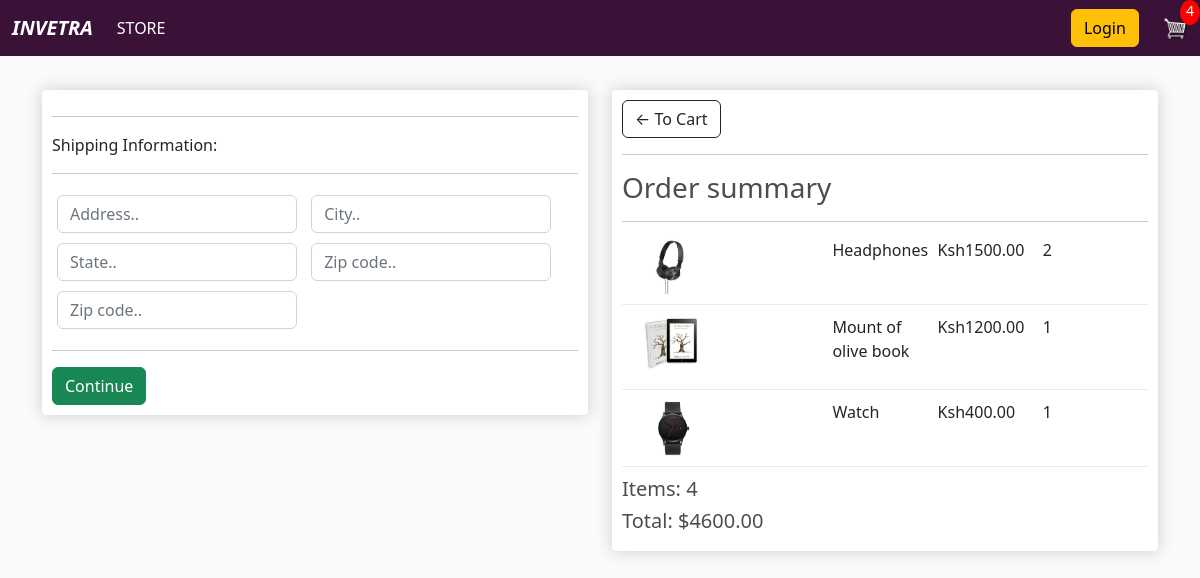
Screenshot of /checkout/ (signed in) with the database file from the repository.
### store/models.py (models this page shows, shortened)
class OrderItem(models.Model):
    product = models.ForeignKey(Product, on_delete=models.SET_NULL, null=True)
    order = models.ForeignKey(Order, on_delete=models.SET_NULL, null=True)
    quantity =models.IntegerField(null=True, blank=True, default=0)
    date_added = models.DateTimeField(auto_now_add=True)
    @property
    def get_total(self):
        total = self.product.price * self.quantity
        return total

class Product(models.Model):
    name = models.CharField(max_length=200,null=True)
    price = models.DecimalField(max_digits=10, decimal_places=2)
    digital = models.BooleanField(default=False, null=True, blank=False)
    image = models.ImageField(null=True, blank=True)
    @property
    def imageURL(self):
        try:
            url = self.image.url
        except:
            url = ''
        return url

class Order(models.Model):
    customer = models.ForeignKey(Customer, on_delete=models.SET_NULL, null=True, blank=False)
    date_ordered = models.DateField(auto_now_add=True)
    complete = models.BooleanField(default= False, null=True, blank=False)
    transaction_id = models.CharField(max_length = 100, null=True)
    @property
    def shipping(self):
        shipping = False
        orderitems= self.orderitem_set.all()
        for i in orderitems:
            if i.product.digital == False:
                shipping = True
        return shipping
    @property
    def get_cart_total(self):
        orderitems= self.orderitem_set.all()
        total = sum([item.get_total for item in orderitems])
        return total
    @property
    def get_cart_items(self):
        orderitems = self.orderitem_set.all()
        total = sum([item.quantity for item in orderitems])
        return total

### store/views.py (the view)
# urls.py: path('checkout/',views.checkout, name="checkout"),
def checkout(request):
    data = cartData(request)
    items =data['items']
    order = data['order']
    cartItems = data['cartItems']
    context={'items':items,
             'order':order,
             'cartItems':cartItems,
            }
    return render(request,'store/checkout.html',context)

### store/utils.py (called while the page is built)
def cartData(request):
    if request.user.is_authenticated:
         customer = request.user.customer
         order, created= Order.objects.get_or_create(customer=customer, complete=False)
         items = order.orderitem_set.all()
         cartItems = order.get_cart_items
    else:
       cookieData = cookieCart(request)
       cartItems = cookieData['cartItems']
       order = cookieData['order']
       items = cookieData['items']
    return {'items':items,'order':order,'cartItems':cartItems,}

### store/templates/store/checkout.html (shortened to what this page needs)
{% extends 'store/main.html'%}
{% load static %}
{%block content%}
<div class="row">
    <div class="col-lg-6">
        <div class="box-element" id="form-wrapper">
            <form id="form">
                <div id="shipping-info">
                    <hr>
						<p>Shipping Information:</p>
						<hr>
						<div class="form-field">
							<input class="form-control" type="text" name="address" placeholder="Address..">
						</div>
						<div class="form-field">
							<input class="form-control" type="text" name="city" placeholder="City..">
						</div>
						<div class="form-field">
							<input class="form-control" type="text" name="state" placeholder="State..">
						</div>
						<div class="form-field">
							<input class="form-control" type="text" name="zipcode" placeholder="Zip code..">
						</div>
						<div class="form-field">
							<input class="form-control" type="text" name="country" placeholder="Zip code..">
						</div>
                </div>
                <hr>
                <input id="form-button" class="btn btn-success btn-block" type="submit" value="Continue">
            </form>
        </div>
        <br>
    </div>
    <div class="col-lg-6">
        <div class="box-element">
            <a class="btn btn-outline-dark" href="{%url 'cart'%}">&#8592 To Cart</a>
            <hr>
            <h3>Order summary</h3>
            <hr>
            {% for item in items %}
            <div class="cart-row">
                <div style="flex:2 ;"><img src="{{item.product.imageURL}}" class="row-image" alt=""></div>
                <div style="flex:1 ;"><p> {{item.product.name}}</p></div>
                <div style="flex:1 ;">Ksh{{item.product.price}}</div>
                <div style="flex:1 ;">{{item.quantity}}</div>
            </div>
            {% endfor %}
            <div>
                <h5>Items: {{order.get_cart_items}}</h5>
                <h5>Total: ${{order.get_cart_total}}</h5>
            </div>
        </div>
    </div>
</div>
{%endblock content%}

### static/css/main.css (style rules this page uses)
body { background-color: hsl(0, 0%, 98%); }
h1,h2,h3,h4,h5,h6 { color:hsl(0, 0%, 30%); }
.box-element { box-shadow:hsl(0, 0%, 80%) 0 0 16px; background-color: #fff; border-radius: 4px; padding: 10px; }
.col-lg-4, .col-lg-6, .col-lg-8, .col-lg-12 { margin-top: 10px; }
.btn { border-radius: 50; }
.row-image { width: 100px; }
.form-field { width:250px; display: inline-block; padding: 5px; }
.cart-row { display: flex; align-items: flex-stretch; padding-bottom: 10px; margin-bottom: 10px; border-bottom: 1px solid #ececec; }

### rows the page displays
OrderItem: product.imageURL (picture), product.name "Headphones", product.price "1500.00", quantity "2"
OrderItem: product.imageURL (picture), product.name "Mount of olive book", product.price "1200.00", quantity "1"
OrderItem: product.imageURL (picture), product.name "Watch", product.price "400.00", quantity "1"
Order: get_cart_items "4", get_cart_total "4600.00"

### other values shown
{{ cartItems }} "4"
